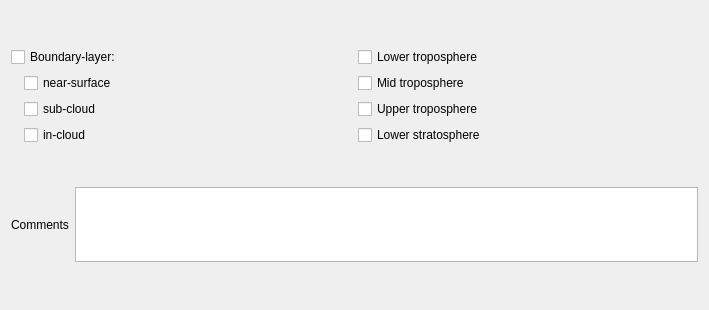
          <widget class="QWidget" name="page_8">
           <property name="geometry">
            <rect>
             <x>0</x>
             <y>0</y>
             <width>709</width>
             <height>310</height>
            </rect>
           </property>
           <attribute name="label">
            <string>Altitude Ranges of Measurement</string>
           </attribute>
           <layout class="QVBoxLayout" name="verticalLayout_27">
            <item>
             <layout class="QHBoxLayout" name="horizontalLayout_32">
              <item>
               <layout class="QVBoxLayout" name="verticalLayout_25">
                <item>
                 <widget class="QCheckBox" name="boundaryLayerCheck">
                  <property name="text">
                   <string>Boundary-layer:</string>
                  </property>
                 </widget>
                </item>
                <item>
                 <layout class="QHBoxLayout" name="horizontalLayout_31">
                  <item>
                   <spacer name="horizontalSpacer_17">
                    <property name="orientation">
                     <enum>Qt::Horizontal</enum>
                    </property>
                    <property name="sizeType">
                     <enum>QSizePolicy::Maximum</enum>
                    </property>
                    <property name="sizeHint" stdset="0">
                     <size>
                      <width>13</width>
                      <height>17</height>
                     </size>
                    </property>
                   </spacer>
                  </item>
                  <item>
                   <widget class="QCheckBox" name="blNearSurfaceCheck">
                    <property name="text">
                     <string>near-surface</string>
                    </property>
                   </widget>
                  </item>
                 </layout>
                </item>
                <item>
                 <layout class="QHBoxLayout" name="horizontalLayout_30">
                  <item>
                   <spacer name="horizontalSpacer_18">
                    <property name="orientation">
                     <enum>Qt::Horizontal</enum>
                    </property>
                    <property name="sizeType">
                     <enum>QSizePolicy::Maximum</enum>
                    </property>
                    <property name="sizeHint" stdset="0">
                     <size>
                      <width>13</width>
                      <height>17</height>
                     </size>
                    </property>
                   </spacer>
                  </item>
                  <item>
                   <widget class="QCheckBox" name="blSubCloudCheck">
                    <property name="text">
                     <string>sub-cloud</string>
                    </property>
                   </widget>
                  </item>
                 </layout>
                </item>
                <item>
                 <layout class="QHBoxLayout" name="horizontalLayout_29">
                  <item>
                   <spacer name="horizontalSpacer_19">
                    <property name="orientation">
                     <enum>Qt::Horizontal</enum>
                    </property>
                    <property name="sizeType">
                     <enum>QSizePolicy::Maximum</enum>
                    </property>
                    <property name="sizeHint" stdset="0">
                     <size>
                      <width>13</width>
                      <height>17</height>
                     </size>
                    </property>
                   </spacer>
                  </item>
                  <item>
                   <widget class="QCheckBox" name="blInCloudCheck">
                    <property name="text">
                     <string>in-cloud</string>
                    </property>
                   </widget>
                  </item>
                 </layout>
                </item>
               </layout>
              </item>
              <item>
               <layout class="QVBoxLayout" name="verticalLayout_26">
                <item>
                 <widget class="QCheckBox" name="lowerTroposphereCheck">
                  <property name="text">
                   <string>Lower troposphere</string>
                  </property>
                 </widget>
                </item>
                <item>
                 <widget class="QCheckBox" name="midTroposphereCheck">
                  <property name="text">
                   <string>Mid troposphere</string>
                  </property>
                 </widget>
                </item>
                <item>
                 <widget class="QCheckBox" name="upperTroposphereCheck">
                  <property name="text">
                   <string>Upper troposphere</string>
                  </property>
                 </widget>
                </item>
                <item>
                 <widget class="QCheckBox" name="lowerStratosphereCheck">
                  <property name="text">
                   <string>Lower stratosphere</string>
                  </property>
                 </widget>
                </item>
               </layout>
              </item>
             </layout>
            </item>
            <item>
             <layout class="QHBoxLayout" name="horizontalLayout_33">
              <item>
               <widget class="QLabel" name="label_20">
                <property name="text">
                 <string>Comments</string>
                </property>
               </widget>
              </item>
              <item>
               <widget class="QTextEdit" name="AROtherTextBox">
                <property name="maximumSize">
                 <size>
                  <width>16777215</width>
                  <height>75</height>
                 </size>
                </property>
               </widget>
              </item>
             </layout>
            </item>
           </layout>
          </widget>
